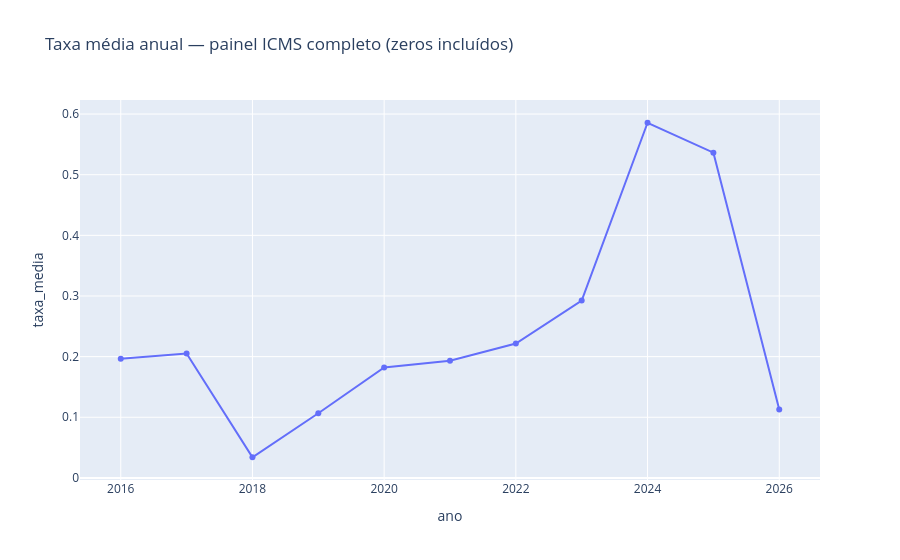

Source (notebook cell):
### Code cell
# Resumo leve via scan (não carrega o parquet inteiro na RAM)
lf = pl.scan_parquet(str(painel_path))
n = lf.select(pl.len()).collect().item()
anos = lf.select(pl.col("ano").min().alias("lo"), pl.col("ano").max().alias("hi")).collect()
share0 = lf.select((pl.col("taxa") == 0).mean()).collect().item()
print(f"linhas painel={n:,}  anos {anos['lo'][0]}→{anos['hi'][0]}  share taxa==0={share0:.3f}")
agg_ano = (
    lf.group_by("ano")
    .agg(pl.col("taxa").mean().alias("taxa_media"), pl.len().alias("n"))
    .sort("ano")
    .collect()
)
fig = px.line(agg_ano.to_dicts(), x="ano", y="taxa_media", markers=True,
              title="Taxa média anual — painel ICMS completo (zeros incluídos)")
fig.show()
fig.write_html(str(out / "fig_painel_taxa_media_ano.html"))
print("DoD etapa 4:", "PASS" if painel_path.is_file() and n > 0 else "FAIL")

### Figure 1 — Plotly figure (JSON) as saved in the notebook; plotly's stock layout.template omitted (floating-point values rounded to 4 significant figures)
{"data": [{"hovertemplate": "ano=%{x}<br>taxa_media=%{y}<extra></extra>", "legendgroup": "", "line": {"color": "#636efa", "dash": "solid"}, "marker": {"symbol": "circle"}, "mode": "lines+markers", "name": "", "orientation": "v", "showlegend": false, "type": "scatter", "x": [2016, 2017, 2018, 2019, 2020, 2021, 2022, 2023, 2024, 2025, 2026], "xaxis": "x", "y": [0.1966, 0.2052, 0.03406, 0.1067, 0.1822, 0.1932, 0.2215, 0.2924, 0.5857, 0.5363, 0.1129], "yaxis": "y"}], "layout": {"legend": {"tracegroupgap": 0}, "title": {"text": "Taxa média anual — painel ICMS completo (zeros incluídos)"}, "xaxis": {"anchor": "y", "domain": [0, 1], "title": {"text": "ano"}}, "yaxis": {"anchor": "x", "domain": [0, 1], "title": {"text": "taxa_media"}}}}
